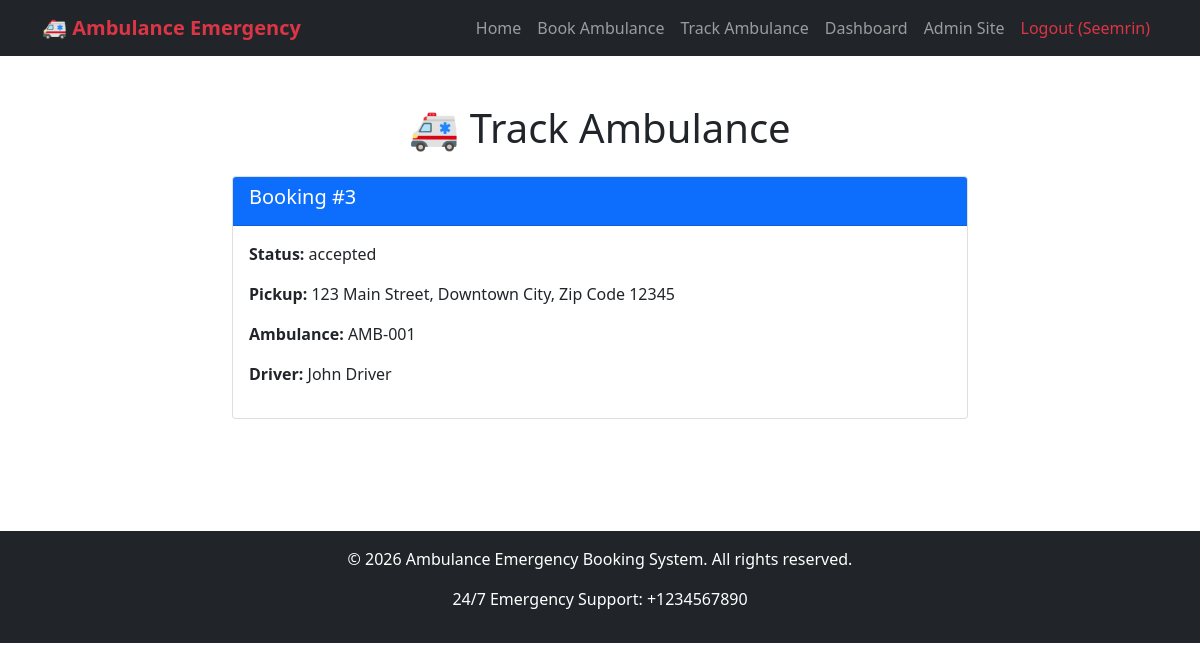
/track/ (signed in), run on the app's committed database.
### core/models.py (models this page shows, shortened)
class Booking(models.Model):
    STATUS_CHOICES = [
        ('pending', 'Pending'),
        ('accepted', 'Accepted'),
        ('en_route', 'En Route'),
        ('arrived', 'Arrived'),
        ('completed', 'Completed'),
        ('cancelled', 'Cancelled'),
    ]
    user = models.ForeignKey(User, on_delete=models.CASCADE, related_name='bookings')
    ambulance = models.ForeignKey(Ambulance, on_delete=models.SET_NULL, null=True, blank=True)
    patient_name = models.CharField(max_length=100)
    patient_age = models.IntegerField(null=True, blank=True)
    emergency_details = models.TextField()
    pickup_location = models.CharField(max_length=200)
    dropoff_location = models.CharField(max_length=200, blank=True, null=True)
    booking_time = models.DateTimeField(default=timezone.now)
    estimated_arrival = models.DateTimeField(null=True, blank=True)
    status = models.CharField(max_length=20, choices=STATUS_CHOICES, default='pending')
    current_location = models.CharField(max_length=200, blank=True, null=True)

class Ambulance(models.Model):
    AMBULANCE_TYPES = [
        ('basic', 'Basic Ambulance'),
        ('advanced', 'Advanced Ambulance'),
    ]
    STATUS_CHOICES = [
        ('available', 'Available'),
        ('on_trip', 'On Trip'),
        ('maintenance', 'Maintenance'),
    ]
    vehicle_number = models.CharField(max_length=20, unique=True)
    ambulance_type = models.CharField(max_length=20, choices=AMBULANCE_TYPES)
    driver_name = models.CharField(max_length=100)
    driver_phone = models.CharField(max_length=15)
    current_location = models.CharField(max_length=200, blank=True)
    status = models.CharField(max_length=20, choices=STATUS_CHOICES, default='available')
    last_updated = models.DateTimeField(auto_now=True)

### core/views.py (the view)
# urls.py: path('track/', views.track_ambulance, name='track_ambulance'),
@login_required
def track_ambulance(request):
    try:
        active_bookings = Booking.objects.filter(
            user=request.user,
            status__in=['pending', 'accepted', 'en_route']
        ).order_by('-booking_time')
        ambulances = Ambulance.objects.all()
        context = {
            'active_bookings': active_bookings,
            'ambulances': ambulances,
        }
        return render(request, 'core/track_ambulance.html', context)
    except Exception as e:
        return render(request, 'core/track_ambulance.html', {
            'active_bookings': [],
            'ambulances': []
        })

### core/templates/core/track_ambulance.html
{% extends 'core/base.html' %}
{% block content %}
<div class="container py-5">
    <div class="row">
        <div class="col-md-8 mx-auto">
            <h1 class="text-center mb-4">🚑 Track Ambulance</h1>
            {% if active_bookings %}
                {% for booking in active_bookings %}
                <div class="card mb-3">
                    <div class="card-header bg-primary text-white">
                        <h5>Booking #{{ booking.id }}</h5>
                    </div>
                    <div class="card-body">
                        <p><strong>Status:</strong> {{ booking.status }}</p>
                        <p><strong>Pickup:</strong> {{ booking.pickup_location }}</p>
                        {% if booking.ambulance %}
                            <p><strong>Ambulance:</strong> {{ booking.ambulance.vehicle_number }}</p>
                            <p><strong>Driver:</strong> {{ booking.ambulance.driver_name }}</p>
                        {% endif %}
                    </div>
                </div>
                {% endfor %}
            {% else %}
                <p class="text-center">No active bookings found.</p>
            {% endif %}
        </div>
    </div>
</div>
{% endblock %}

### core/templates/core/base.html (shortened to what this page needs)
<!DOCTYPE html>
<html lang="en">
<head>
    <link href="https://cdn.jsdelivr.net/npm/bootstrap@5.1.3/dist/css/bootstrap.min.css" rel="stylesheet">
</head>
<body>
<nav class="navbar navbar-expand-lg navbar-dark bg-dark">
    <div class="container">
        <a class="navbar-brand" href="{% url 'home' %}">
            🚑 Ambulance Emergency
        </a>
        <div class="collapse navbar-collapse" id="navbarNav">
            <ul class="navbar-nav ms-auto">
                <li class="nav-item">
                    <a class="nav-link" href="{% url 'home' %}">Home</a>
                </li>
                <li class="nav-item">
                    <a class="nav-link" href="{% url 'book_ambulance' %}">Book Ambulance</a>
                </li>
                <li class="nav-item">
                    <a class="nav-link" href="{% url 'track_ambulance' %}">Track Ambulance</a>
                </li>
                {% if user.is_authenticated %}
                    <li class="nav-item">
                        <a class="nav-link" href="{% url 'dashboard' %}">Dashboard</a>
                    </li>
                    <li class="nav-item">
                        <a class="nav-link" href="{% url 'admin:index' %}">Admin Site</a>
                    </li>
                    <li class="nav-item">
                        <a class="nav-link text-danger" href="{% url 'logout' %}">Logout ({{ user.username }})</a>
                    </li>
                {% endif %}
            </ul>
        </div>
    </div>
</nav>
    {% block content %}
    {% endblock %}
    <footer class="bg-dark text-white text-center py-3 mt-5">
        <div class="container">
            <p>&copy; 2026 Ambulance Emergency Booking System. All rights reserved.</p>
            <p>24/7 Emergency Support: +1234567890</p>
        </div>
    </footer>
</body>
</html>

### core/templates/core/base.html (style rules this page uses)
.navbar-brand { font-weight: bold; color: #dc3545 !important; }

### data on the page
Booking: id "3", status "accepted", pickup_location "123 Main Street, Downtown City, Zip Code 12345", ambulance.vehicle_number "AMB-001", ambulance.driver_name "John Driver"

### other printed values
{{ user.username }} "Seemrin"
